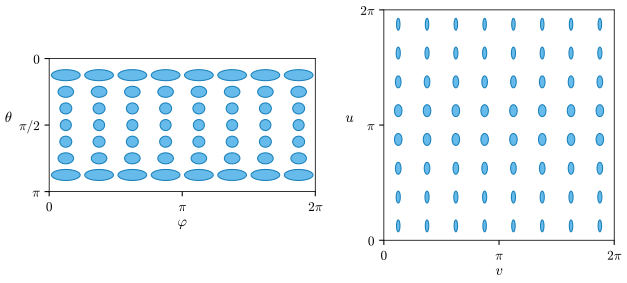

This chart was generated by the following Python code:
"""Figure 0.3.3: first fundamental form이 UV 평면에 그리는 ellipse (0.3절, Example 0.3.6, Exercise 0.3.4).

각 격자점 q에서 {w ∈ R² : I_q(w) = ε²} = {(a, b) : E a² + 2F ab + G b² = ε²}를 그린다.
surface 위에서 길이가 ε인 tangent vector들이 UV 평면에서 차지하는 모양이다.
왼쪽: sphere S²(1)의 standard parametrization (E, F, G) = (1, 0, sin²θ). 가로 φ, 세로 θ (위쪽이 북극 θ = 0),
      equirectangular 지도와 같은 배치. ε = 0.13. ellipse의 반축은 θ 방향 ε, φ 방향 ε/sin θ.
오른쪽: torus of revolution (R, r) = (2, 0.8)의 (E, F, G) = (r², 0, (R + r cos u)²). 가로 v, 세로 u. ε = 0.13.
       반축은 u 방향 ε/r, v 방향 ε/(R + r cos u).
자기검사: dgsym.first_ff의 E, F, G와 §7의 값이 같고, 그린 ellipse 위의 점이 I_q(w) = ε²를 만족한다.

실행: 프로젝트 루트에서 ``PYTHONPATH=tools python3 chapters/00-tour/figures/fig-0-3-3-metric-ellipses.py``
"""

import dgfig

dgfig.setup()

import matplotlib.pyplot as plt
import numpy as np
import sympy as sp
from matplotlib.patches import Ellipse

import dgsym

C = dgfig.COLORS
EPS = 0.13

sph = dgsym.EXAMPLES["sphere"]
th, ph = sph["coords"]
(rs,) = sph["params"]
Es = dgsym.first_ff(sph["expr"], th, ph, sph["positive"])
assert all(sp.simplify(a - sph["expected"][k]) == 0 for a, k in zip(Es, "EFG"))
fS = sp.lambdify(th, [e.subs(rs, 1) for e in Es], "numpy")

tor = dgsym.EXAMPLES["torus"]
u, v = tor["coords"]
Rs, rr = tor["params"]
Et = dgsym.first_ff(tor["expr"], u, v, tor["positive"])
assert all(sp.simplify(a - tor["expected"][k]) == 0 for a, k in zip(Et, "EFG"))
fT = sp.lambdify(u, [e.subs({Rs: 2, rr: sp.Rational(4, 5)}) for e in Et], "numpy")


def semi_axes(E, F, G):
    """I(w) = ε²인 ellipse: Gram matrix의 eigenvalue λ에 대해 반축 ε/√λ (eigenvector 방향)."""
    g = np.array([[E, F], [F, G]], float)
    lam, vec = np.linalg.eigh(g)
    return EPS / np.sqrt(lam), vec


def draw(ax, x0, y0, E, F, G, horiz_is_second):
    """UV 평면의 점 (x0, y0)에 ellipse. 첫 좌표가 세로축(θ 또는 u), 둘째 좌표가 가로축이다."""
    ax_len, vec = semi_axes(E, F, G)
    # 좌표 (a, b) = (첫째, 둘째) → 그림 (가로, 세로) = (b, a)
    d = vec[:, 0]
    ang = np.degrees(np.arctan2(d[0], d[1]))
    e = Ellipse((x0, y0), 2 * ax_len[0], 2 * ax_len[1], angle=ang, fc=C["region"], ec=C["tangent"],
                alpha=0.9, lw=0.8)
    ax.add_patch(e)
    # 자기검사: ellipse 위의 점 w가 I(w) = ε²
    tt = np.linspace(0, 2 * np.pi, 7)
    for t_ in tt:
        w = ax_len[0] * np.cos(t_) * vec[:, 0] + ax_len[1] * np.sin(t_) * vec[:, 1]
        assert np.isclose(w @ np.array([[E, F], [F, G]]) @ w, EPS ** 2)


fig = plt.figure(figsize=(6.6, 3.2))
axL = fig.add_axes([0.07, 0.15, 0.42, 0.75])
axR = fig.add_axes([0.57, 0.15, 0.42, 0.75])

for k in range(1, 8):
    t0 = k * np.pi / 8
    for j in range(8):
        p0 = (j + 0.5) * 2 * np.pi / 8
        E, F, G = fS(t0)
        draw(axL, p0, t0, E, F, G, True)
axL.set_xlim(0, 2 * np.pi)
axL.set_ylim(np.pi, 0)
axL.set_xticks([0, np.pi, 2 * np.pi])
axL.set_xticklabels([r"$0$", r"$\pi$", r"$2\pi$"])
axL.set_yticks([0, np.pi / 2, np.pi])
axL.set_yticklabels([r"$0$", r"$\pi/2$", r"$\pi$"])
axL.set_xlabel(r"$\varphi$", labelpad=1)
axL.set_ylabel(r"$\theta$", rotation=0, labelpad=8)
axL.set_aspect("equal")

for k in range(8):
    u0 = (k + 0.5) * 2 * np.pi / 8
    for j in range(8):
        v0 = (j + 0.5) * 2 * np.pi / 8
        E, F, G = fT(u0)
        draw(axR, v0, u0, E, F, G, True)
axR.set_xlim(0, 2 * np.pi)
axR.set_ylim(0, 2 * np.pi)
axR.set_xticks([0, np.pi, 2 * np.pi])
axR.set_xticklabels([r"$0$", r"$\pi$", r"$2\pi$"])
axR.set_yticks([0, np.pi, 2 * np.pi])
axR.set_yticklabels([r"$0$", r"$\pi$", r"$2\pi$"])
axR.set_xlabel(r"$v$", labelpad=1)
axR.set_ylabel(r"$u$", rotation=0, labelpad=8)
axR.set_aspect("equal")
for a in (axL, axR):
    for s_ in a.spines.values():
        s_.set_linewidth(0.6)

dgfig.save(fig, __file__)
